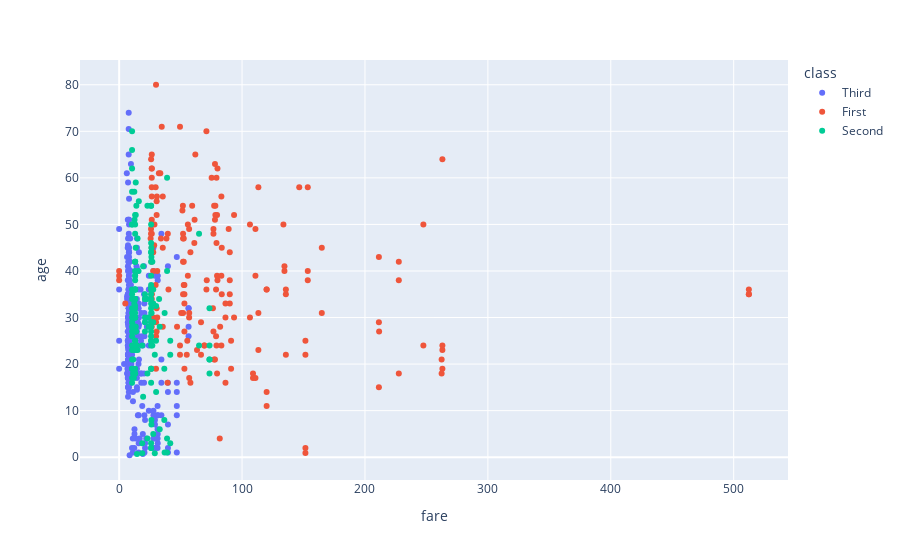

This figure's notebook cell:
### Code cell
fig=px.scatter(df, x='fare', y='age', color='class')
fig.show()

### Figure 1 — Plotly figure (JSON) as saved in the notebook; plotly's stock layout.template omitted (floating-point values rounded to 4 significant figures; data arrays with more than 128 entries replaced by an {"elided": "..."} marker saying what was removed)
{"data": [{"hovertemplate": "class=Third<br>fare=%{x}<br>age=%{y}<extra></extra>", "legendgroup": "Third", "marker": {"color": "#636efa", "symbol": "circle"}, "mode": "markers", "name": "Third", "orientation": "v", "showlegend": true, "type": "scatter", "x": {"elided": "491 float values"}, "xaxis": "x", "y": {"elided": "491 float values"}, "yaxis": "y"}, {"hovertemplate": "class=First<br>fare=%{x}<br>age=%{y}<extra></extra>", "legendgroup": "First", "marker": {"color": "#EF553B", "symbol": "circle"}, "mode": "markers", "name": "First", "orientation": "v", "showlegend": true, "type": "scatter", "x": {"elided": "216 float values"}, "xaxis": "x", "y": {"elided": "216 float values"}, "yaxis": "y"}, {"hovertemplate": "class=Second<br>fare=%{x}<br>age=%{y}<extra></extra>", "legendgroup": "Second", "marker": {"color": "#00cc96", "symbol": "circle"}, "mode": "markers", "name": "Second", "orientation": "v", "showlegend": true, "type": "scatter", "x": {"elided": "184 float values"}, "xaxis": "x", "y": {"elided": "184 float values"}, "yaxis": "y"}], "layout": {"legend": {"title": {"text": "class"}, "tracegroupgap": 0}, "margin": {"t": 60}, "xaxis": {"anchor": "y", "domain": [0, 1], "title": {"text": "fare"}}, "yaxis": {"anchor": "x", "domain": [0, 1], "title": {"text": "age"}}}}
